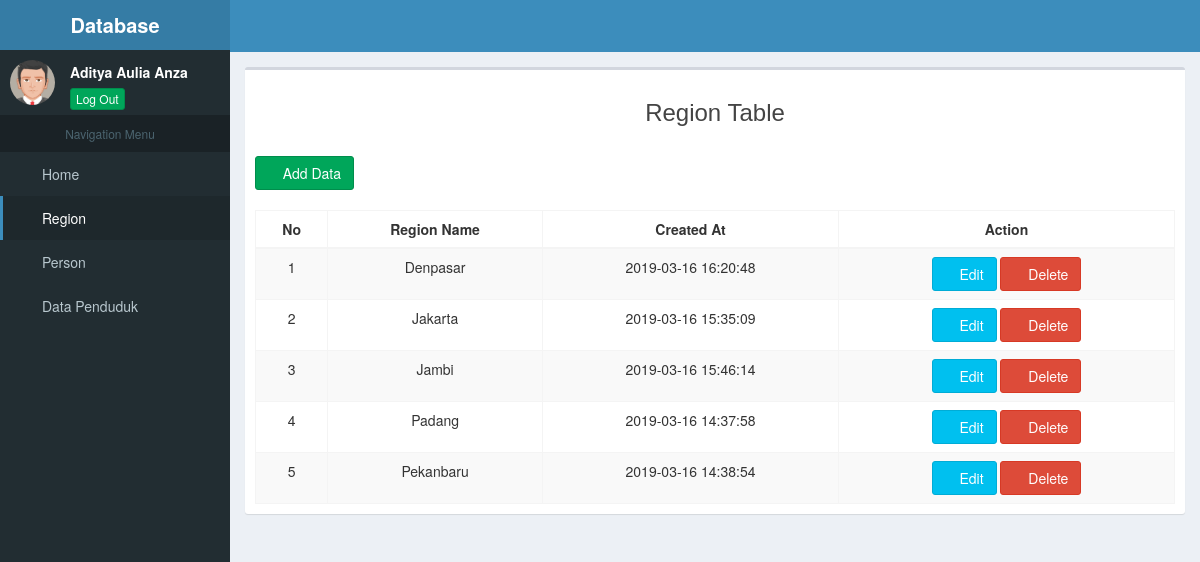
/index.php?p=region (signed in), run on the app's committed database.
### tables this page shows
CREATE TABLE `regions` (
  `region_id` int(11) NOT NULL,
  `region_name` varchar(50) NOT NULL,
  `created_at` datetime NOT NULL DEFAULT CURRENT_TIMESTAMP
);

### region.php (the view, shortened to what this page needs)
<div class="row">
  <div class="col-xs-12">
    <div class="box">
      <div class="box-header">
        <h3 class="text-center">Region Table</h3>
      </div>
      <div class="box-header">
        <button type="button" class="btn btn-success" data-toggle="modal" data-target="#tambahdata">
          <i class="fa fa-plus-circle"></i> Add Data
        </button>
      </div>
      <div class="box-body">
        <table class="table table-bordered table-striped text-center">
          <thead>
            <tr>
              <th><center>No</center></th>
              <th><center>Region Name</center></th>
              <th><center>Created At</center></th>
              <th><center>Action</center></th>
            </tr>
          </thead>
        <tbody>
<?php
  $nomor=1;
  $sql=mysql_query("SELECT * from regions order by region_name");
  while($data=mysql_fetch_array($sql)){
?>
            <tr>
              <td><?php echo $nomor; ?></td>
              <td><?php echo $data['region_name'] ?></td>
              <td><?php echo $data['created_at'] ?></td>
              <td>
                  <button type="button" class="btn btn-info" data-toggle="modal" data-target="#editdata<?php echo $data['region_id'];?>"><i class="fa fa-edit"></i> Edit </button>  <a href="aksi_region.php?proses=hapus&id_hapus=<?php echo $data['region_id']?>" onclick="return confirm('Yakin akan menghapus data?')"><button type="button" class="btn btn-danger"><i class="fa fa-trash"></i> Delete</button></a>
              </td>
            </tr>
<?php
  $nomor++;
  }
?>
        </tbody>
        </table>
      </div>
    </div>
  </div>
</div>

### data on the page
regions: region_name "Denpasar", created_at "2019-03-16 16:20:48"
regions: region_name "Jakarta", created_at "2019-03-16 15:35:09"
regions: region_name "Jambi", created_at "2019-03-16 15:46:14"
regions: region_name "Padang", created_at "2019-03-16 14:37:58"
regions: region_name "Pekanbaru", created_at "2019-03-16 14:38:54"
